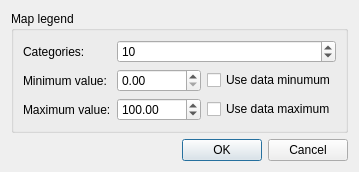
<?xml version="1.0" encoding="UTF-8"?>
<ui version="4.0">
 <class>PreferencesDialog</class>
 <widget class="QDialog" name="PreferencesDialog">
  <property name="geometry">
   <rect>
    <x>0</x>
    <y>0</y>
    <width>355</width>
    <height>156</height>
   </rect>
  </property>
  <property name="windowTitle">
   <string>Preferences</string>
  </property>
  <layout class="QVBoxLayout" name="verticalLayout">
   <item>
    <widget class="QGroupBox" name="groupBox">
     <property name="title">
      <string>Map legend</string>
     </property>
     <layout class="QFormLayout" name="formLayout">
      <item row="0" column="0">
       <widget class="QLabel" name="label">
        <property name="text">
         <string>Categories:</string>
        </property>
       </widget>
      </item>
      <item row="0" column="1">
       <widget class="QSpinBox" name="categoriesSpinBox">
        <property name="value">
         <number>10</number>
        </property>
       </widget>
      </item>
      <item row="1" column="0">
       <widget class="QLabel" name="label_2">
        <property name="text">
         <string>Minimum value:</string>
        </property>
       </widget>
      </item>
      <item row="1" column="1">
       <layout class="QHBoxLayout" name="horizontalLayout">
        <item>
         <widget class="QDoubleSpinBox" name="minValueSpinBox"/>
        </item>
        <item>
         <widget class="QCheckBox" name="useDataMinimumCheckBox">
          <property name="text">
           <string>Use data minumum</string>
          </property>
         </widget>
        </item>
       </layout>
      </item>
      <item row="2" column="0">
       <widget class="QLabel" name="label_3">
        <property name="text">
         <string>Maximum value:</string>
        </property>
       </widget>
      </item>
      <item row="2" column="1">
       <layout class="QHBoxLayout" name="horizontalLayout_2">
        <item>
         <widget class="QDoubleSpinBox" name="maxValueSpinBox">
          <property name="maximum">
           <double>999999999999.000000000000000</double>
          </property>
          <property name="value">
           <double>100.000000000000000</double>
          </property>
         </widget>
        </item>
        <item>
         <widget class="QCheckBox" name="useDataMaximumCheckBox">
          <property name="text">
           <string>Use data maximum</string>
          </property>
         </widget>
        </item>
       </layout>
      </item>
     </layout>
    </widget>
   </item>
   <item>
    <widget class="QDialogButtonBox" name="buttonBox">
     <property name="orientation">
      <enum>Qt::Horizontal</enum>
     </property>
     <property name="standardButtons">
      <set>QDialogButtonBox::Cancel|QDialogButtonBox::Ok</set>
     </property>
    </widget>
   </item>
  </layout>
 </widget>
 <resources/>
 <connections>
  <connection>
   <sender>buttonBox</sender>
   <signal>accepted()</signal>
   <receiver>PreferencesDialog</receiver>
   <slot>accept()</slot>
   <hints>
    <hint type="sourcelabel">
     <x>227</x>
     <y>305</y>
    </hint>
    <hint type="destinationlabel">
     <x>157</x>
     <y>274</y>
    </hint>
   </hints>
  </connection>
  <connection>
   <sender>buttonBox</sender>
   <signal>rejected()</signal>
   <receiver>PreferencesDialog</receiver>
   <slot>reject()</slot>
   <hints>
    <hint type="sourcelabel">
     <x>295</x>
     <y>311</y>
    </hint>
    <hint type="destinationlabel">
     <x>286</x>
     <y>274</y>
    </hint>
   </hints>
  </connection>
  <connection>
   <sender>useDataMinimumCheckBox</sender>
   <signal>toggled(bool)</signal>
   <receiver>minValueSpinBox</receiver>
   <slot>setDisabled(bool)</slot>
   <hints>
    <hint type="sourcelabel">
     <x>330</x>
     <y>68</y>
    </hint>
    <hint type="destinationlabel">
     <x>172</x>
     <y>68</y>
    </hint>
   </hints>
  </connection>
  <connection>
   <sender>useDataMaximumCheckBox</sender>
   <signal>toggled(bool)</signal>
   <receiver>maxValueSpinBox</receiver>
   <slot>setDisabled(bool)</slot>
   <hints>
    <hint type="sourcelabel">
     <x>314</x>
     <y>93</y>
    </hint>
    <hint type="destinationlabel">
     <x>191</x>
     <y>97</y>
    </hint>
   </hints>
  </connection>
 </connections>
</ui>
